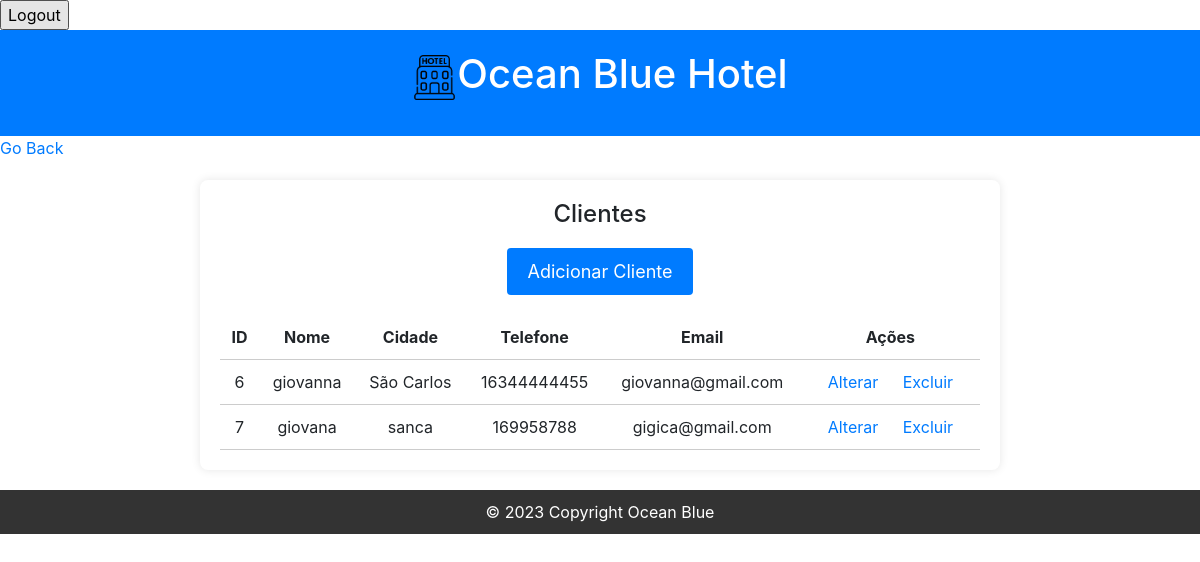
The app's page /cliente.php with its own data.
### tables this page shows
CREATE TABLE `cliente` (
  `id` int(11) NOT NULL,
  `nome` varchar(205) DEFAULT NULL,
  `cidade` varchar(205) DEFAULT NULL,
  `telefone` varchar(205) DEFAULT NULL,
  `email` varchar(205) DEFAULT NULL
);

### cliente.php (the view, shortened to what this page needs)
<!DOCTYPE html>
<html lang="en">
<head>
    <link rel="stylesheet" href="css/cliente.css">
    <link rel="stylesheet" href="https://cdn.jsdelivr.net/npm/bootstrap@4.3.1/dist/css/bootstrap.min.css"
>
</head>
<body>
       <form action="logout.php" method="post">
            <input type="submit" value="Logout">
        </form>
    <div class="header">
        <h1><a href="home.php"><img src="img/hotel.png" width=45 height=45>Ocean Blue Hotel</a></h1>
    </div>
    <div class="menu">
    <a href="/hotelbo/home.php">Go Back</a>
    </div>
    <div class="content">
        <h2>Clientes</h2>
        <a href="adicionar_cliente.php" class="add-button">Adicionar Cliente</a>
        <table>
            <thead>
                <tr>
                    <th>ID</th>
                    <th>Nome</th>
                    <th>Cidade</th>
                    <th>Telefone</th>
                    <th>Email</th>
                    <th>Ações</th>
                </tr>
            </thead>
            <tbody>
                <?php
                include("db.php");
                $query = "SELECT * FROM cliente";
                $result = mysqli_query($conn, $query);
                if (mysqli_num_rows($result) > 0) {
                    while ($row = mysqli_fetch_assoc($result)) {
                        echo "<tr>";
                        echo "<td>" . $row["id"] . "</td>";
                        echo "<td>" . $row["nome"] . "</td>";
                        echo "<td>" . $row["cidade"] . "</td>";
                        echo "<td>" . $row["telefone"] . "</td>";
                        echo "<td>" . $row["email"] . "</td>";
                        echo "<td>
                                <a href='alterar_cliente.php?id=" . $row["id"] . "'>Alterar</a>
                                <a href='excluir_cliente.php?id=" . $row["id"] . "'>Excluir</a>
                              </td>";
                        echo "</tr>";
                    }
                } else {
                    echo "<tr><td colspan='6'>Nenhum cliente foi encontrado.</td></tr>";
                }
                ?>
            </tbody>
        </table>
    </div>
    <footer>
        <div class="footer">
        <p>© 2023 Copyright Ocean Blue</p>
        </div>
    </footer>
</body>
</html>

### css/cliente.css (style rules this page uses)
body { background-color: #007bff; margin: 0; padding: 0; }
.header { background-color: #007bff; color: #fff; text-align: center; padding: 20px 0; }
.header h1 a { text-decoration: none; color: #fff; }
.content { background-color: #fff; border-radius: 8px; box-shadow: 0 0 10px rgba(0, 0, 0, 0.1); max-width: 800px; margin: 20px auto; padding: 20px; text-align: center; }
.content h2 { font-size: 24px; margin-bottom: 20px; }
.add-button { background-color: #007bff; color: #fff; border: none; border-radius: 4px; padding: 10px 20px; font-size: 18px; text-decoration: none; display: inline-block; margin-bottom: 20px; }
table { width: 100%; border-collapse: collapse; text-align: center; }
table th, table td { padding: 10px; border-bottom: 1px solid #ccc; }
table td a { text-decoration: none; color: #007bff; margin: 0 10px; }
footer { background-color: #333; color: #fff; text-align: center; padding: 10px 0; }
.footer p { margin: 0; }

### records on screen
cliente: id "6", nome "giovanna", cidade "São Carlos", telefone "16344444455", email "giovanna@gmail.com"
cliente: id "7", nome "giovana", cidade "sanca", telefone "169958788", email "gigica@gmail.com"
